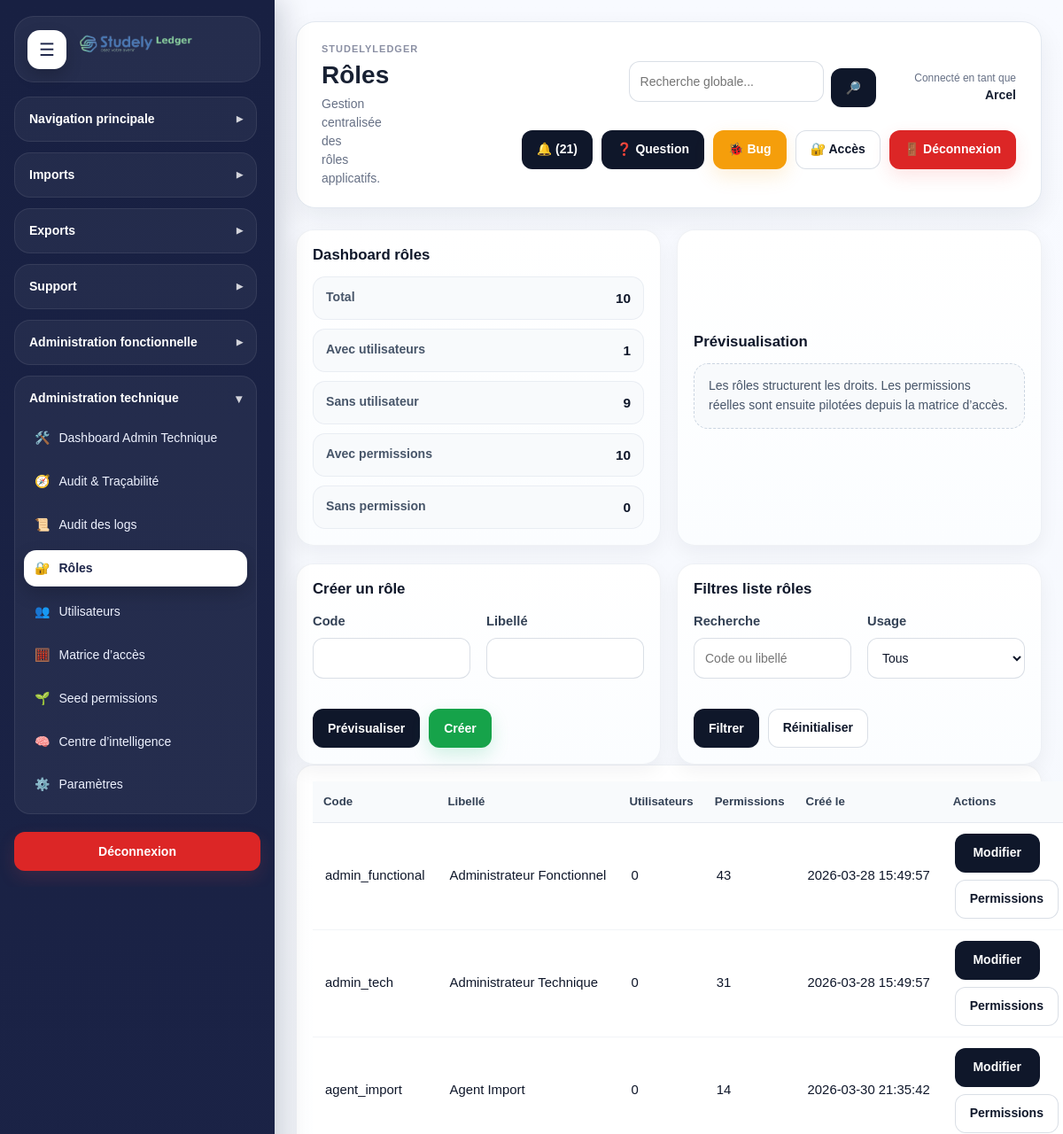
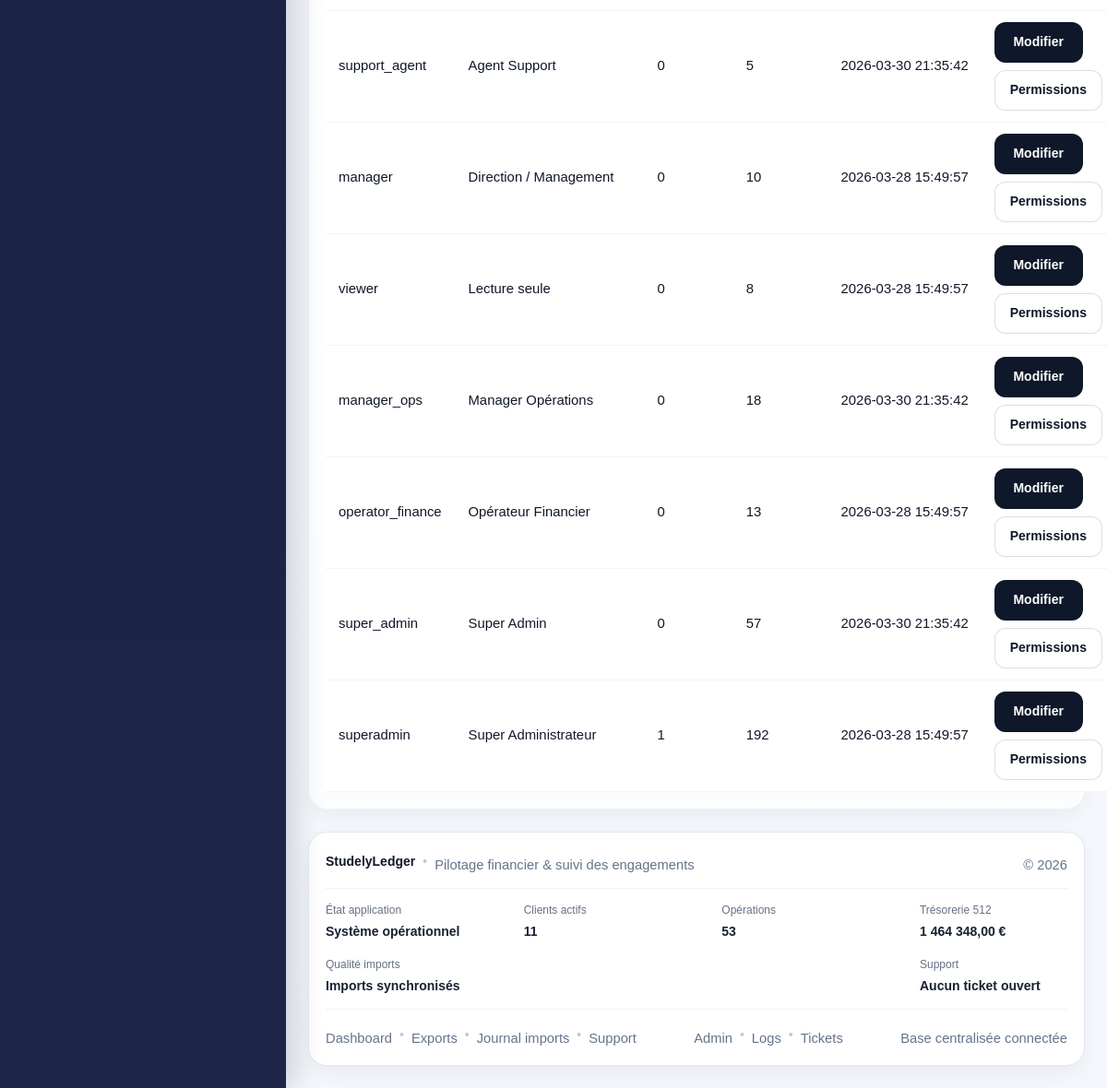
The app's page /modules/admin/roles.php (signed in) with its own data (2 pictures, top to bottom).
### tables this page shows
CREATE TABLE `roles` (
  `id` int(11) NOT NULL,
  `code` varchar(100) NOT NULL,
  `label` varchar(150) NOT NULL,
  `created_at` datetime NOT NULL DEFAULT current_timestamp()
);

### includes/admin_functions.php (called while the page is built, shortened)
<?php
if (!function_exists('e')) {
    function e(?string $value): string
    {
        return htmlspecialchars((string)($value ?? ''), ENT_QUOTES, 'UTF-8');
    }
}
        ?>

### modules/admin/roles.php (the view, shortened to what this page needs)
<?php
$pdo = getPDO();
require_once __DIR__ . '/../../includes/admin_functions.php';
$previewMode = false;
$previewData = null;
$editId = (int)($_GET['edit'] ?? $_POST['edit_id'] ?? 0);
$editRole = $editId > 0 ? ar_fetch_role_by_id($pdo, $editId) : null;
$formData = [
    'code' => $editRole['code'] ?? '',
    'label' => $editRole['label'] ?? '',
];
$filterSearch = trim((string)($_GET['filter_search'] ?? ''));
$sqlRoles = "
    SELECT
        r.*,
        (SELECT COUNT(*) FROM users u WHERE u.role_id = r.id) AS users_count,
        (SELECT COUNT(*) FROM role_permissions rp WHERE rp.role_id = r.id) AS permissions_count
    FROM roles r
    WHERE 1=1
";
$paramsRoles = [];
$sqlRoles .= " ORDER BY r.label ASC, r.id ASC ";
$stmtRoles = $pdo->prepare($sqlRoles);
$stmtRoles->execute($paramsRoles);
$roles = $stmtRoles->fetchAll(PDO::FETCH_ASSOC);
$dashboard = [
    'total' => count($roles),
    'with_users' => count(array_filter($roles, fn($r) => (int)($r['users_count'] ?? 0) > 0)),
    'without_users' => count(array_filter($roles, fn($r) => (int)($r['users_count'] ?? 0) === 0)),
    'with_permissions' => count(array_filter($roles, fn($r) => (int)($r['permissions_count'] ?? 0) > 0)),
    'without_permissions' => count(array_filter($roles, fn($r) => (int)($r['permissions_count'] ?? 0) === 0)),
];
require_once __DIR__ . '/../../includes/document_start.php';
?>
<div class="layout">
    <?php require_once __DIR__ . '/../../includes/sidebar.php'; ?>
    <div class="main">
        <?php require_once __DIR__ . '/../../includes/header.php'; ?>
        <div class="dashboard-grid-2" style="margin-bottom:20px;">
            <div class="card">
                <h3 class="section-title">Dashboard rôles</h3>
                <div class="sl-data-list">
                    <div class="sl-data-list__row"><span>Total</span><strong><?= (int)$dashboard['total'] ?></strong></div>
                    <div class="sl-data-list__row"><span>Avec utilisateurs</span><strong><?= (int)$dashboard['with_users'] ?></strong></div>
                    <div class="sl-data-list__row"><span>Sans utilisateur</span><strong><?= (int)$dashboard['without_users'] ?></strong></div>
                    <div class="sl-data-list__row"><span>Avec permissions</span><strong><?= (int)$dashboard['with_permissions'] ?></strong></div>
                    <div class="sl-data-list__row"><span>Sans permission</span><strong><?= (int)$dashboard['without_permissions'] ?></strong></div>
                </div>
            </div>
            <div class="dashboard-panel">
                <h3 class="section-title">Prévisualisation</h3>
                <?php if ($previewMode && $previewData): ?>
                    <div class="sl-data-list">
                        <div class="sl-data-list__row">
                            <span>Mode</span>
                            <strong><?= $previewData['mode'] === 'edit' ? 'Modification' : 'Création' ?></strong>
                        </div>
                        <div class="sl-data-list__row">
                            <span>Code</span>
                            <strong><?= e($previewData['code']) ?></strong>
                        </div>
                        <div class="sl-data-list__row">
                            <span>Libellé</span>
                            <strong><?= e($previewData['label']) ?></strong>
                        </div>
                        <?php if ($previewData['mode'] === 'edit'): ?>
                            <div class="sl-data-list__row">
                                <span>Utilisateurs liés</span>
                                <strong><?= (int)$previewData['linked_users'] ?></strong>
                            </div>
                            <div class="sl-data-list__row">
                                <span>Permissions liées</span>
                                <strong><?= (int)$previewData['linked_permissions'] ?></strong>
                            </div>
                        <?php endif; ?>
                    </div>
                    <div class="dashboard-note" style="margin-top:14px;">
                        Vérifie le code avant validation. Toute modification d’un rôle impacte les utilisateurs déjà rattachés à ce rôle.
                    </div>
                <?php else: ?>
                    <div class="dashboard-note">
                        Les rôles structurent les droits. Les permissions réelles sont ensuite pilotées depuis la matrice d’accès.
                    </div>
                <?php endif; ?>
            </div>
        </div>
        <div class="dashboard-grid-2">
            <div class="form-card">
                <h3 class="section-title"><?= $editId > 0 ? 'Modifier un rôle' : 'Créer un rôle' ?></h3>
                <form method="POST">
                    <div class="dashboard-grid-2">
                        <div>
                            <label>Code</label>
                            <input type="text" name="code" value="<?= e($formData['code']) ?>" required>
                        </div>
                        <div>
                            <label>Libellé</label>
                            <input type="text" name="label" value="<?= e($formData['label']) ?>" required>
                        </div>
                    </div>
                    <div class="btn-group" style="margin-top:20px;">
                        <button type="submit" name="form_action" value="preview" class="btn btn-secondary">Prévisualiser</button>
                        <button type="submit" name="form_action" value="save_role" class="btn btn-success">
                            <?= $editId > 0 ? 'Enregistrer' : 'Créer' ?>
                        </button>
                    </div>
                </form>
            </div>
            <div class="form-card">
                <h3 class="section-title">Filtres liste rôles</h3>
                <form method="GET">
                    <div class="dashboard-grid-2">
                        <div>
                            <label>Recherche</label>
                            <input type="text" name="filter_search" value="<?= e($filterSearch) ?>" placeholder="Code ou libellé">
                        </div>
                        <div>
                            <label>Usage</label>
                            <select name="filter_usage">
                                <option value="">Tous</option>
                            </select>
                        </div>
                    </div>
                    <div class="btn-group" style="margin-top:20px;">
                        <button type="submit" class="btn btn-secondary">Filtrer</button>
                        <a href="<?= e(APP_URL) ?>modules/admin/roles.php" class="btn btn-outline">Réinitialiser</a>
                    </div>
                </form>
            </div>
        </div>
        <div class="table-card">
            <table>
                <thead>
                    <tr>
                        <th>Code</th>
                        <th>Libellé</th>
                        <th>Utilisateurs</th>
                        <th>Permissions</th>
                        <th>Créé le</th>
                        <th>Actions</th>
                    </tr>
                </thead>
                <tbody>
                    <?php foreach ($roles as $role): ?>
                        <tr>
                            <td><?= e($role['code'] ?? '') ?></td>
                            <td><?= e($role['label'] ?? '') ?></td>
                            <td><?= (int)($role['users_count'] ?? 0) ?></td>
                            <td><?= (int)($role['permissions_count'] ?? 0) ?></td>
                            <td><?= e($role['created_at'] ?? '') ?></td>
                            <td>
                                <div class="btn-group">
                                    <a class="btn btn-secondary" href="<?= e(APP_URL) ?>modules/admin/roles.php?edit=<?= (int)$role['id'] ?>">Modifier</a>
                                    <a class="btn btn-outline" href="<?= e(APP_URL) ?>modules/admin/access_matrix.php?role_id=<?= (int)$role['id'] ?>">Permissions</a>
                                </div>
                            </td>
                        </tr>
                    <?php endforeach; ?>
                </tbody>
            </table>
        </div>
        <?php require_once __DIR__ . '/../../includes/footer.php'; ?>
    </div>
</div>
<?php require_once __DIR__ . '/../../includes/document_end.php'; ?>

### assets/css/style.css (style rules this page uses)
:root { --bg:#f4f7fb; --surface:#ffffff; --surface-soft:#f8fbff; --border:#dbe4f0; --border-strong:#c8d5e6; --text:#1f2937; --muted:#667085; --heading:#1d2549; --primary:#1d2549; --primary-2:#2f4db8; --primary-soft:#eef2ff; --success:#117a4f; --success-soft:#e8f8f0; --danger:#b42318; --danger-soft:#fff1f2; --warning:#b54708; --warning-soft:#fff7ed; --info:#175cd3; --info-soft:#eff6ff; --shadow-sm:0 6px 16px rgba(18, 38, 63, 0.06); --shadow-md:0 12px 30px rgba(18, 38, 63, 0.08); --shadow-lg:0 18px 45px rgba(18, 38, 63, 0.12); --radius-sm:12px; --radius-md:18px; --radius-lg:24px; --sidebar-width:320px; --sidebar-width-collapsed:96px; }
*, *::before, *::after { box-sizing:border-box; }
html, body { margin:0; padding:0; min-height:100%; }
body { font-family:Arial, Helvetica, sans-serif; font-size:14px; line-height:1.5; color:var(--text); background:var(--bg); }
.layout { display:flex; min-height:100vh; width:100%; }
.main { flex:1 1 auto; min-width:0; padding:24px; }
h1,h2,h3,h4,h5,h6 { margin:0 0 12px 0; color:var(--heading); line-height:1.2; }
h3 { font-size:20px; }
.section-title { margin-bottom:14px; }
.card, .form-card, .table-card, .dashboard-panel { background:var(--surface); border:1px solid var(--border); border-radius:var(--radius-md); box-shadow:var(--shadow-sm); padding:20px; }
.dashboard-grid-2 { display:grid; grid-template-columns:repeat(2, minmax(0, 1fr)); gap:20px; }
.dashboard-note, .suggestion-box { background:var(--surface-soft); border:1px solid var(--border); border-radius:14px; padding:14px 16px; color:var(--muted); }
.dashboard-panel { display:flex; flex-direction:column; justify-content:center; }
.btn-group { display:flex; gap:10px; flex-wrap:wrap; align-items:center; }
.btn { display:inline-flex; align-items:center; justify-content:center; gap:8px; min-height:42px; padding:10px 16px; border-radius:14px; border:1px solid transparent; font-weight:700; font-size:14px; cursor:pointer; transition:transform .16s ease, box-shadow .16s ease, opacity .16s ease, background .16s ease, border-color .16s ease; text-decoration:none; white-space:nowrap; }
.btn-secondary { color:var(--primary); background:var(--primary-soft); border-color:#cfd8ff; }
.btn-success { color:#fff; background:linear-gradient(135deg, #138a59 0%, #16a36a 100%); }
.btn-outline { color:var(--heading); background:#fff; border-color:var(--border-strong); }
form { margin:0; }
label { display:block; margin:0 0 6px 0; font-weight:600; color:var(--heading); }
input[type="text"], input[type="email"], input[type="password"], input[type="number"], input[type="date"], input[type="file"], select, textarea { width:100%; border:1px solid var(--border); border-radius:14px; padding:12px 14px; font-size:14px; background:#fff; color:var(--text); outline:none; transition:border-color .16s ease, box-shadow .16s ease, background .16s ease; margin-bottom:14px; }
table { width:100%; border-collapse:collapse; background:#fff; }
thead th { text-align:left; font-size:13px; color:var(--heading); background:#f3f7fc; border-bottom:1px solid var(--border); padding:12px 10px; }
tbody td { border-bottom:1px solid #edf2f7; padding:12px 10px; vertical-align:top; }
.main { overflow-x: hidden; }
.layout, .main, .sl-grid, .sl-card, .sl-chart-box { scroll-behavior: auto !important; }
html { scroll-behavior: auto; }
.sl-data-list { display: grid; gap: 10px; }
.sl-data-list__row { display: flex; justify-content: space-between; gap: 12px; min-height: 48px; align-items: center; padding: 12px 14px; border-radius: 12px; background: rgba(248, 250, 252, 0.85); border: 1px solid rgba(148, 163, 184, 0.14); }
.sl-data-list__row span { color: #475569; font-size: 0.92rem; }
.sl-data-list__row strong { color: #0f172a; font-size: 0.96rem; font-weight: 800; text-align: right; }

### records on screen
roles: code "admin_functional", label "Administrateur Fonctionnel", users_count "0", permissions_count "43", created_at "2026-03-28 15:49:57"
roles: code "admin_tech", label "Administrateur Technique", users_count "0", permissions_count "31", created_at "2026-03-28 15:49:57"
roles: code "agent_import", label "Agent Import", users_count "0", permissions_count "14", created_at "2026-03-30 21:35:42"
roles: code "support_agent", label "Agent Support", users_count "0", permissions_count "5", created_at "2026-03-30 21:35:42"
roles: code "manager", label "Direction / Management", users_count "0", permissions_count "10", created_at "2026-03-28 15:49:57"
roles: code "viewer", label "Lecture seule", users_count "0", permissions_count "8", created_at "2026-03-28 15:49:57"
roles: code "manager_ops", label "Manager Opérations", users_count "0", permissions_count "18", created_at "2026-03-30 21:35:42"
roles: code "operator_finance", label "Opérateur Financier", users_count "0", permissions_count "13", created_at "2026-03-28 15:49:57"
roles: code "super_admin", label "Super Admin", users_count "0", permissions_count "57", created_at "2026-03-30 21:35:42"
roles: code "superadmin", label "Super Administrateur", users_count "1", permissions_count "192", created_at "2026-03-28 15:49:57"

### other values on screen
APP_NAME "STUDELYLEDGER"
$title "Rôles"
$subtitle "Gestion centralisée des rôles applicatifs."
$currentUser "Arcel"
$notificationCount "21"
$dashboard['total'] "10"
$dashboard['with_users'] "1"
$dashboard['without_users'] "9"
$dashboard['with_permissions'] "10"
$dashboard['without_permissions'] "0"
APP_NAME "StudelyLedger"
$footerSystemStatus "Système opérationnel"
$totalActiveClients "11"
$totalOperations "53"
$totalTreasuryBalance "1 464 348,00"
